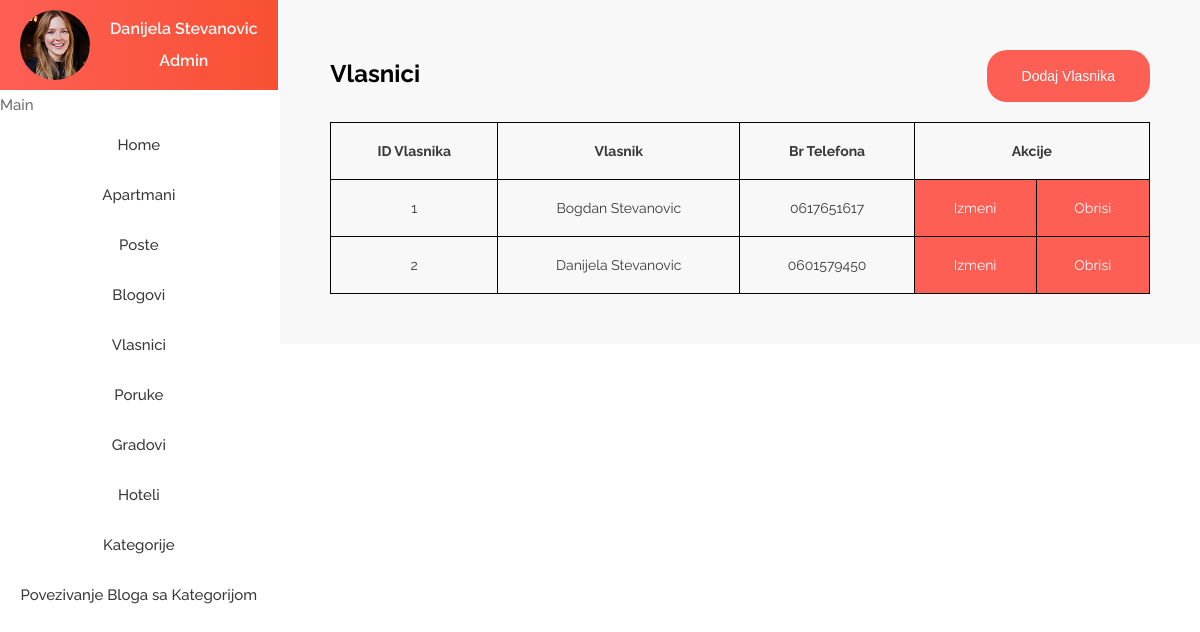
Page /cms/showVlasnici.php on the committed database.
### tables this page shows
CREATE TABLE `vlasnici` (
  `idVlasnika` int(4) NOT NULL,
  `Ime` varchar(25) NOT NULL,
  `Prezime` varchar(45) NOT NULL,
  `BrTelefona` varchar(45) NOT NULL
);

### cms/showVlasnici.php (the view, shortened to what this page needs)
<?php
include "../includes/header.php";
include "includes/admin_side.php";
include "funkcije.php";
$query = "SELECT `idVlasnika`, CONCAT(`Ime`, ' ', `Prezime`) as Vlasnik, `BrTelefona` FROM `vlasnici`";
$res = mysqli_query($con, $query);
?>
<div class="admin__content">
    <div class="apartmani">
        <div class="apartmani__tekst">
            <span class="span-bold">Vlasnici</span>
            <button class="btn" onclick="window.location.href='addVlasnici'">Dodaj Vlasnika</button>
        </div>
        <table class="apartmani__table">
            <tr>
                <th>ID Vlasnika</th>
                <th>Vlasnik</th>
                <th>Br Telefona</th>
                <th colspan="2">Akcije</th>
            </tr>
            <?php
            while ($row = mysqli_fetch_assoc($res)) {
                $id = $row['idVlasnika'];
                $Vlasnik = $row['Vlasnik'];
                $BrTelefona = $row['BrTelefona'];
            ?>
                <tr>
                    <td><?php echo $id ?></td>
                    <td><?php echo $Vlasnik ?></td>
                    <td><?php echo $BrTelefona ?></td>
                    <?php addAkcije('editVlasnici', $id) ?>
                </tr>
            <?php } ?>
        </table>
    </div>
</div>

### cms/funkcije.php (shortened to what this page needs)
<?php
function addAkcije($location, $id)
{
?>
    <td class="admin__td"><a onclick="window.location.href = `<?php echo $location ?>.php?id=${<?php echo $id ?>}`" href="#" class="admin__akcije">Izmeni</a></td>
    <td class="admin__td"><a onclick="window.location.href = `?id=${<?php echo $id ?>}`" href="#" class="admin__akcije">Obrisi</a></td>
    <?php
}
    ?>

### css/style.css (style rules this page uses)
.span-bold { color: #000; font-weight: 700; font-size: 2.4rem; line-height: 2; }
*, *::after, *::before { margin: 0; padding: 0; box-sizing: border-box; }
a { text-decoration: none; }
html { font-size: 62.5%; }
body { font-family: "Raleway", sans-serif; font-weight: 400; color: #fff; background: #fff; }
.btn { background-color: #fe5f55; outline: none; border: none; font-size: 1.4rem; padding: 1.8rem 3.5rem; color: #fff; transition: all 0.2s; cursor: pointer; text-align: center; }
.admin__content { float: right; background-color: #f8f8f8; }
.admin__td { background-color: #fe5f55; }
.admin__akcije { color: #fff; }
.apartmani { padding: 5rem; }
.apartmani__tekst { display: flex; justify-content: space-between; }
.apartmani__tekst > button { border-radius: 2rem; }
.apartmani__table { margin-top: 2rem; color: #393939; width: 100%; text-align: center; font-size: 1.4rem; border-collapse: collapse; }
.apartmani__table th, .apartmani__table td, .apartmani__table tr { border: 1px solid #000; padding: 2rem; }

### rows in the picture
vlasnici: idVlasnika "1", Vlasnik "Bogdan Stevanovic", BrTelefona "0617651617"
vlasnici: idVlasnika "2", Vlasnik "Danijela Stevanovic", BrTelefona "0601579450"
